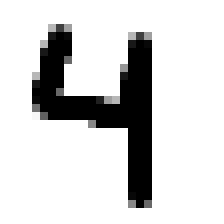
#> input picture orig_images/4/0.png, 28 x 28 px (shown 8 times larger); its folder holds 3 pictures in this run
$ python zMain.py
#> lines starting #> are read from the running program, lines starting #| are printed output that depends on the picture
### zGenerateDatasets.py
import cv2,io
import numpy as np
import csv
import glob

class DigitRecognisionClass:

	def CollectData(self,label,addTitle):
#> called with label = '4', addTitle = True
		dirList = glob.glob("orig_images/"+label+"/*.png") # directorul in care sunt imaginile cu fiecare cifra
		for img_path in dirList:  # se parcurge fiecare imagine din director
			im = cv2.imread(img_path)  # se deschide imaginea
#> im is the input picture: shape (28, 28, 3); min 0, max 255, mean 211.9
			im_gray = cv2.cvtColor(im, cv2.COLOR_BGR2GRAY) # se for schimba culorile din imaginini in alb-negru, deoarece imaginea trebuie sa fie cat mai simpla
			im_gray = cv2.GaussianBlur(im_gray, (15, 15), 0) # se netezeste imaginea pentru a avea cat mai putin zbomot
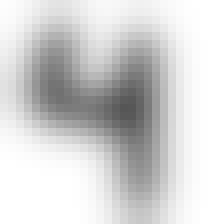
#> im_gray: shape (28, 28) (shown 8 times larger); min 86, max 255, mean 211.2
			roi = cv2.resize(im_gray, (28, 28), interpolation=cv2.INTER_AREA) # se face rescale imaginii

			#cv2.imshow("window",roi)

			data=[] # se declara lista care v-a retine instantele
			data.append(label) # se adauga etigheta
			rows,cols = roi.shape  # dimensiunile imaginii
#> rows = 28; cols = 28

			# se adauga fiecare pixel in lista data
			for i in range(rows):
				for j in range(cols):
					k = roi[i,j]
					if k>100:
						k=0   # se returneaza 0 in cazul in care pixelul este alb
					else:
						k=1	  # se returneaza 1 in cazul in care pixelul este negru

					data.append(k)
#> after the loop, data = 785 items, first 6: '4', 0, 0, 0, 0, 0

			with open("csv/dataset_digits.csv", "a", newline='') as f:  # se deschide/creaza fisierul csv care v-a retine instantele si etighetele
				writer = csv.writer(f) 	# clasa ajutatoare in popularea fisierului csv cu instante
				if addTitle == True:
					addTitle = False
					header =["label"]
					for i in range(0,784):
						header.append("pixel"+str(i))
					writer.writerow(header)  # se adauga numele atributelor

				if(data[1] > -1):
					writer.writerow(data)  # popularea fisieului csv cu instante
#> pass 2 of the loop in CollectData, `for img_path in dirList:`:
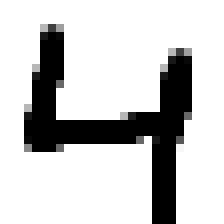
#> input picture orig_images/4/1.png, 28 x 28 px (shown 8 times larger)
#> in CollectData, im is the input picture: shape (28, 28, 3); min 0, max 255, mean 201.4
#> in CollectData, `im_gray = cv2.GaussianBlur(im_gray, (15, 15), 0)`:
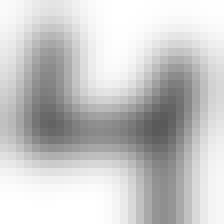
#> im_gray: shape (28, 28) (shown 8 times larger); min 89, max 255, mean 200.5
#> pass 3 of the loop in CollectData, `for img_path in dirList:`:
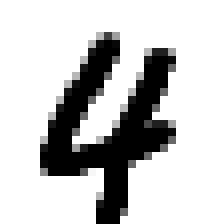
#> input picture orig_images/4/10.png, 28 x 28 px (shown 8 times larger)
#> in CollectData, im is the input picture: shape (28, 28, 3); min 0, max 255, mean 198.2
#> in CollectData, `im_gray = cv2.GaussianBlur(im_gray, (15, 15), 0)`:
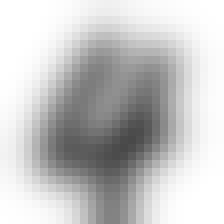
#> im_gray: shape (28, 28) (shown 8 times larger); min 73, max 255, mean 198

		return True

	def CollectDataForAllExistingDigits(self):
		ok = self.CollectData(label = "4",addTitle = True)
		if ok == True:
			self.CollectData(label = "5",addTitle = False)
#> call 2 of CollectData, with label = '5', addTitle = False
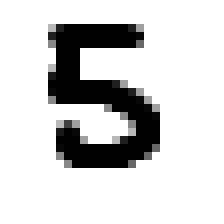
#> input picture orig_images/5/0.png, 28 x 28 px (shown 8 times larger)
#> in CollectData, im is the input picture: shape (28, 28, 3); min 0, max 255, mean 209.4
#> in CollectData (call 2), `im_gray = cv2.GaussianBlur(im_gray, (15, 15), 0)`:
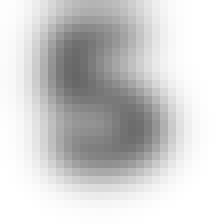
#> im_gray: shape (28, 28) (shown 8 times larger); min 102, max 255, mean 208.8
#> after the loop in CollectData (call 2), `for i in range(rows):`: data = 785 items, first 6: '5', 0, 0, 0, 0, 0
		if ok == True:
			self.CollectData(label = "7",addTitle = False)


	# [30 lines left out: function ColectDataForLivePrediction, not called in this run]


### zMain.py
from zGenerateDatasets import DigitRecognisionClass
import pandas as pd
from sklearn import svm
from sklearn import metrics
import joblib
import os
import numpy as np
from sklearn.utils import shuffle

##Step 0: Colectarea datelor din imagini
if os.path.exists("csv/dataset_digits.csv"):
  os.remove("csv/dataset_digits.csv")

digitRecognision = DigitRecognisionClass()
digitRecognision.CollectDataForAllExistingDigits()

# ##Step 1: Colectarea datelor din csv
dataframe = pd.read_csv("csv/dataset_digits.csv")   # re retin datele din fisier-ul cvs
dataframe = dataframe.sample(frac=1).reset_index(drop=True) # se amesteca datele
print(dataframe)

# ##Step 2: Separarea instantelor si claselor
X = dataframe.drop(["label"],axis=1)   # copie a datelor din fisierul csv dar fara tabela label 0 = 'index' , 1='columns'
Y = dataframe["label"]  # se retin etichetele

X_train, Y_train = X[0:40], Y[0:40] # se retin primele 130 de instante si etigheta lor, pentru a fi folosite in a antrena clasificatorul
X_test, Y_test = X[40:], Y[40:]   # se retin ultimele instante ramase pentru testare

# ##Step 3: Construirea modelului
model = svm.SVC(kernel="linear")  # declararea clasificatorului SVC(Support Vector Classification)
model.fit(X_train, Y_train)  # pasul de invatare
joblib.dump(model,"model/SVM_classifier")  # salvarea clasificatorului in cazul in care nu se mai doreste invatarea lui inca o data

# ##Step4 : Afisarea acuratetei
#> (the run stopped early here; a loop or call above may not have finished)
